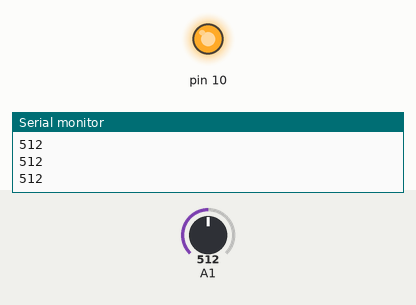
The sketch below on a simulated Arduino Uno, built with avr-gcc and run on an emulated ATmega328P. Shown: output pins drawn as LEDs (lit = HIGH), the last lines printed to the serial monitor. The inputs (shaded band) are chosen by the test bench; at power-on: A1 = 512.

Above: at 1.2 s.
1.3 s: A1 set to 992
2.8 s: A1 set to 1012
At 3.4 s:
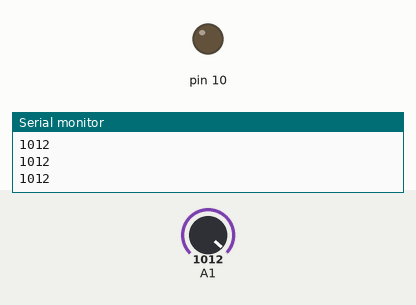
4.3 s: A1 set to 990
At 5.5 s:
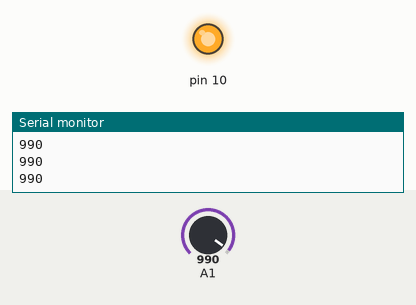
5.8 s: A1 set to 1010
At 6.9 s:
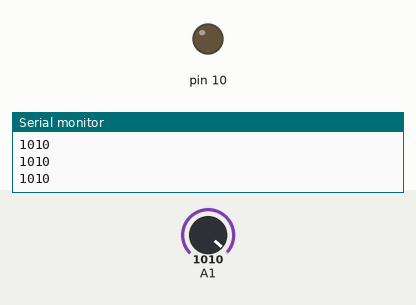
Timing chart, 0 to 8.3 s (numbered marks = the images above; inputs shaded):
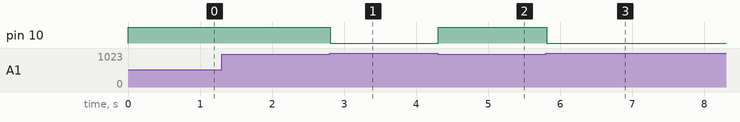

The sketch:

027.ino
```cpp
void setup()
{
  Serial.begin(9600);
  pinMode(10,OUTPUT);
}

void loop()
{
int Temp = analogRead(A1);
Serial.println(Temp);
if(Temp>1000)
{
  digitalWrite(10,LOW);
}
else
{
  digitalWrite(10,HIGH);
}

}
```

Measured:
- the behaviour switches between 1000 and 1001 on A1 (found by bisection; images 0 and 1)
- after the input at 2.8 s, pin 10: HIGH → LOW at once
- after the input at 4.3 s, pin 10: LOW → HIGH at once
- after the input at 5.8 s, pin 10: HIGH → LOW at once
